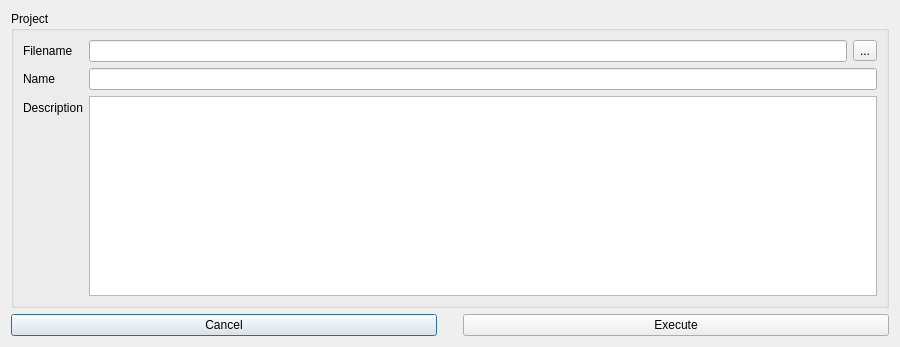
<?xml version="1.0" encoding="UTF-8"?>
<ui version="4.0">
 <class>edit_project_dialog</class>
 <widget class="QDialog" name="edit_project_dialog">
  <property name="geometry">
   <rect>
    <x>0</x>
    <y>0</y>
    <width>900</width>
    <height>347</height>
   </rect>
  </property>
  <property name="sizePolicy">
   <sizepolicy hsizetype="Fixed" vsizetype="Fixed">
    <horstretch>0</horstretch>
    <verstretch>0</verstretch>
   </sizepolicy>
  </property>
  <property name="windowTitle">
   <string>Dialog</string>
  </property>
  <layout class="QVBoxLayout" name="verticalLayout">
   <item>
    <widget class="QGroupBox" name="GP_edit_project">
     <property name="title">
      <string>Project</string>
     </property>
     <layout class="QFormLayout" name="formLayout_2">
      <item row="0" column="0">
       <widget class="QLabel" name="L_filename">
        <property name="text">
         <string>Filename</string>
        </property>
       </widget>
      </item>
      <item row="0" column="1">
       <layout class="QHBoxLayout" name="HL_F_filename">
        <property name="sizeConstraint">
         <enum>QLayout::SetMinimumSize</enum>
        </property>
        <item>
         <widget class="QLineEdit" name="F_filename"/>
        </item>
        <item>
         <widget class="QToolButton" name="BT_F_filename_browse">
          <property name="text">
           <string>...</string>
          </property>
         </widget>
        </item>
       </layout>
      </item>
      <item row="1" column="0">
       <widget class="QLabel" name="L_name">
        <property name="text">
         <string>Name</string>
        </property>
       </widget>
      </item>
      <item row="1" column="1">
       <widget class="QLineEdit" name="F_name"/>
      </item>
      <item row="2" column="0">
       <widget class="QLabel" name="L_description">
        <property name="text">
         <string>Description</string>
        </property>
       </widget>
      </item>
      <item row="2" column="1">
       <widget class="QTextEdit" name="F_description"/>
      </item>
     </layout>
    </widget>
   </item>
   <item>
    <layout class="QHBoxLayout" name="BT_layout">
     <item>
      <widget class="QPushButton" name="BT_cancel">
       <property name="text">
        <string>Cancel</string>
       </property>
      </widget>
     </item>
     <item>
      <spacer name="horizontalSpacer_5">
       <property name="orientation">
        <enum>Qt::Horizontal</enum>
       </property>
       <property name="sizeType">
        <enum>QSizePolicy::Fixed</enum>
       </property>
       <property name="sizeHint" stdset="0">
        <size>
         <width>20</width>
         <height>20</height>
        </size>
       </property>
      </spacer>
     </item>
     <item>
      <widget class="QPushButton" name="BT_execute">
       <property name="text">
        <string>Execute</string>
       </property>
      </widget>
     </item>
    </layout>
   </item>
  </layout>
 </widget>
 <resources/>
 <connections/>
</ui>
